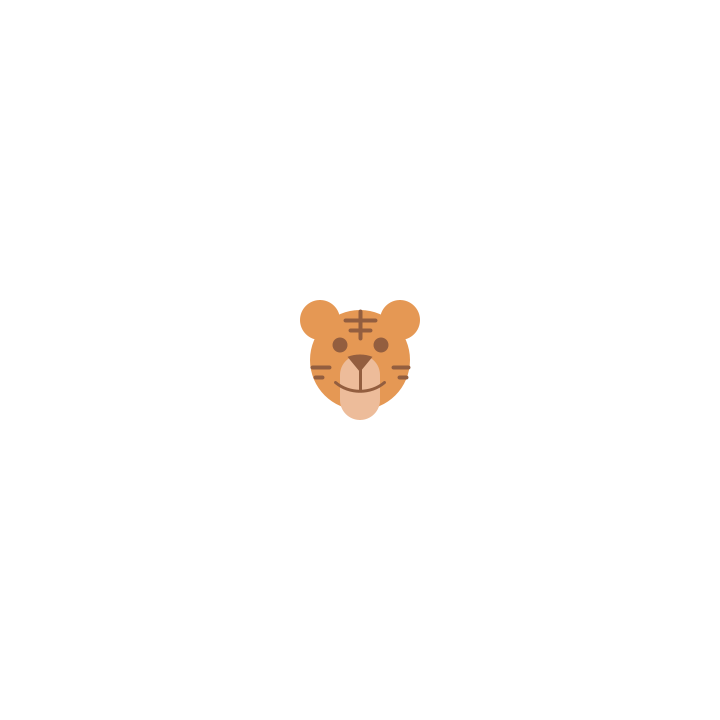
Frame 1 (no input)
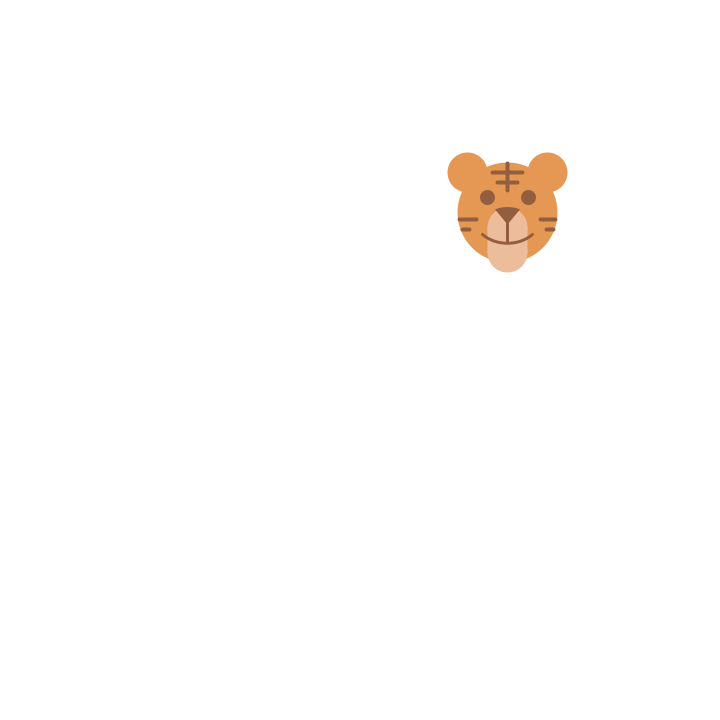
Frame 60 (the mouse pressed at the canvas centre just before this capture)
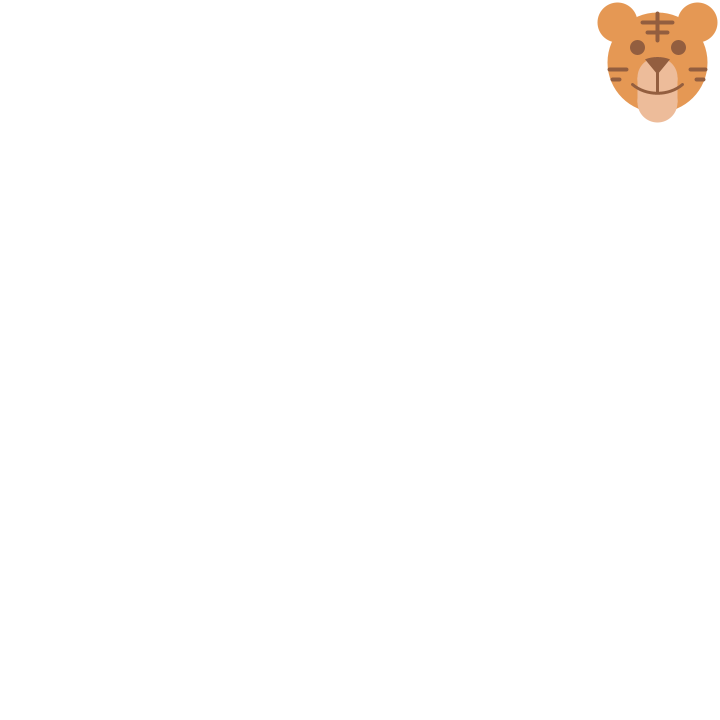
Frame 120 (the mouse held since frame 60 and released just before this capture)

The Processing sketch that drew these frames (run headless with seeded random() and noise(); from frame 60 on, the mouse is pressed at the canvas centre):

// Processing sketch: alessandra_ex3_ajustado
// ── alessandra_ex3_ajustado.pde
float x, y, raio;
float incX= 2.5;
float incY= -2.5;
float treme = random(-5, 5);

boolean feliz = true;
boolean movendo = true;

void setup() {
  size(720, 720);
  colorMode(HSB, 360, 100, 100);
  x = width/2;
  y = height/2;
  raio = 100;
}
void draw() {
  background(0, 0, 100);
  noStroke();
  float d = dist(x, y, mouseX, mouseY);

  //CABECA
  if (feliz) {
    fill(28, 63, 90);
  } else {
    fill(15, 63, 90);
  }
  circle(x, y, raio);


  //ORELHAS
  //esq
  circle(x-40, y -40, 40);
  //dir
  circle(x+40, y-40, 40);

  //FOCINHO
  fill(25, 35, 93);
  circle(x, y+40, 40);
  circle(x, y+15, 40);
  quad(x-20, y+15, x+20, y+15, x+20, y+40, x-20, y+40);

  //BOCA
  if (feliz) {
    noFill();
    strokeWeight(3);
    stroke(22, 57, 58);
    arc(x, y+1, 70, 60, radians(45), radians(135));
    line(x, y-3, x, y+30);
  } else {
    noFill();
    strokeWeight(3);
    stroke(22, 57, 58);
    arc(x, y+60, 50, 60, radians(240), radians(300));
    line(x, y-3, x, y+30);
  }
  //NARIZ
  noStroke();
  fill(22, 57, 58);
  arc(x, y+12, 50, 35, radians(240), radians(300));

  //OLHOS
  if (feliz) {
    circle(x-20, y-15, 15);
    circle(x+21, y-15, 15);
  } else {
    arc(x-19, y-18.5, 15, 15, radians(15), radians(230));
    arc(x+21, y-19, 15, 15, radians(-40), radians(160));
    strokeWeight(4);
    stroke(22, 57, 58);
    line(x-10, y-15, x-28, y-26);
    line(x+10, y-15, x+28, y-26);
  }

  //LISTRAS
  //topo cabeça
  strokeWeight(4);
  stroke(22, 57, 58);
  line(x, y-49, x, y-22);
  line(x-15, y-40, x+15, y-40);
  line(x-10, y-30, x+10, y-30);
  //inferiores
  line(x-48, y+7, x-31, y+7);
  line(x-45, y+17, x-38, y+17);
  line(x+33, y+7, x+48, y+7);
  line(x+39, y+17, x+46, y+17);

  if (movendo) {
    x+= incX;
    y+= incY;
  } else {
    x = mouseX + random(-2, 2);
    y = mouseY + random(-2, 2);
  }

  if (x > width-raio/2 || x<raio/2) {
    incX *= -1;
  }
  if (y > height-raio/2 || y<raio/2) {
    incY *= -1;
  }
}


void mousePressed() {
  float d = dist(x, y, mouseX, mouseY);
  if (d<raio) {
    feliz = false;
    movendo = false;
  }
}

void mouseReleased() {
  feliz = true;
  movendo = true;
}
